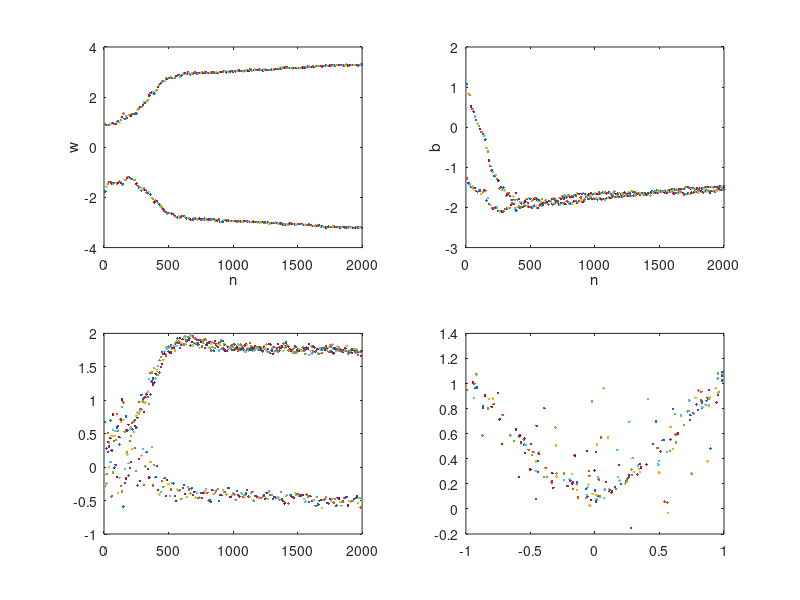
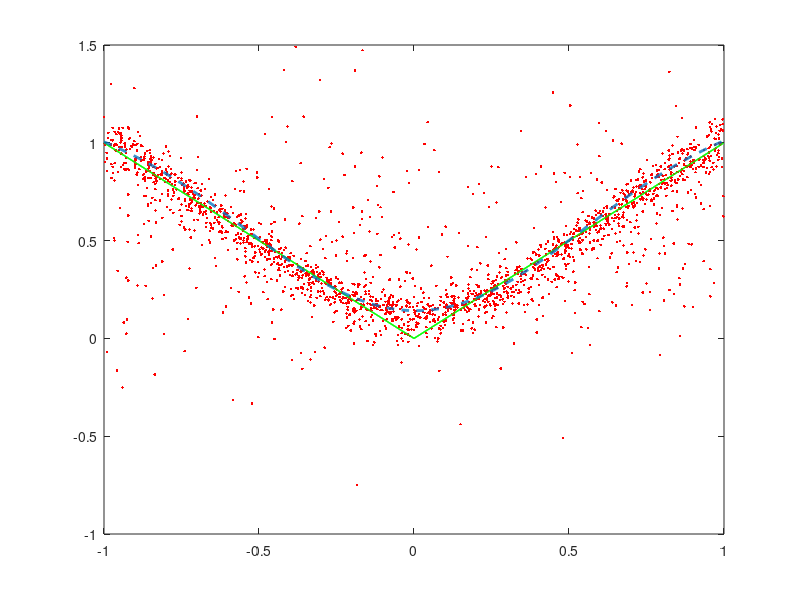

These charts were generated, in order, by the following MATLAB code:
% EE6530 Neural Nets Computer homework No. 3 & 4
% Back propagation and "learning" the square function
% Feb. 9, 2015
% Yi-Wen Liu

clear; close all;

% Data generator
N = 1000; % Num cases, equally spaced
x = -1:2/N:1-2/N; x = x(:);
y = abs(x);

% Arrays for recording the process of learning
NumIter = 2000;
x_online = zeros(NumIter,1);
y_online = zeros(NumIter,1);

%% Now setting up a multilayer perceptron networks
w = [-2; 1]; % hidden layer weights
b = [1; -1]; % biases
w_out = randn(2,1); % output layer weights
b_out = randn;

%% parameters
eta = 1;

%% online learning
for nn = 1:NumIter
    % forward path
    seed = ceil(N*rand);
    %seed = nn;
    v = x(seed) *w + b; % 2x1
    phi = 1./(1+exp(-v));
    z = phi(:)'*w_out + b_out; % scalar
    
    y_out = z;
    y_online(nn) = y_out;
    x_online(nn) = x(seed);
    %y_out = 1./(1+exp(-z));
    
    % bachward path
    
    err = y(seed) - y_out;
    % dEdz = y_out.*(1- y_out)*err; % 1x1 i.e. scalar
    dEdz = err;
    w_out_c = eta* dEdz *phi(:); % correction term for w_out
    b_out_c = eta* dEdz;
    dEdPhi = dEdz * w_out; % 2x1, local gradient at hidden layer
    
    dPhidV = phi(:).*(1-phi(:)); % 2x1
    delta = dEdPhi(:).*dPhidV(:); %2x1
    w_c = eta * delta * x(seed); % 2x2
    b_c = eta * delta;
    
    % correction
    w_out = w_out + w_out_c;
    b_out = b_out + b_out_c;
    w = w + w_c;
    b = b + b_c;
    
    % weight visualization
    figure(1)
    if mod(nn,10)==0,
        subplot(221); plot(nn, w, '.'); hold on; xlabel('n'); ylabel('w');
        subplot(222); plot(nn, b,'.'); hold on; xlabel('n'); ylabel('b');
        subplot(223); plot(nn,[w_out; b_out],'.'); hold on;
        subplot(224); %plot(nn,err,'.'); xlabel('n'); ylabel('error'); hold on;
        plot(x(seed),y_out,'.'); hold on;
        drawnow;
    end
end

figure(2)
v = x*w(:)' + ones(N,1)*b(:)'; % N rows, hidden layer "induced local potentials"
phi = 1./(1+exp(-v)); % N rows, hidden layer output
y_out = phi*w_out(:) + b_out;

h = plot(x,y,'g');
set(h,'linewidth',1); hold on;
set(gca,'ylim',[-1 1.5]);
pause;
plot(x_online,y_online,'r.'); 
h = plot(x,y,'g');
set(h,'linewidth',1); hold on;
pause;
h = plot(x,y_out,'--');
set(h,'linewidth',2);



